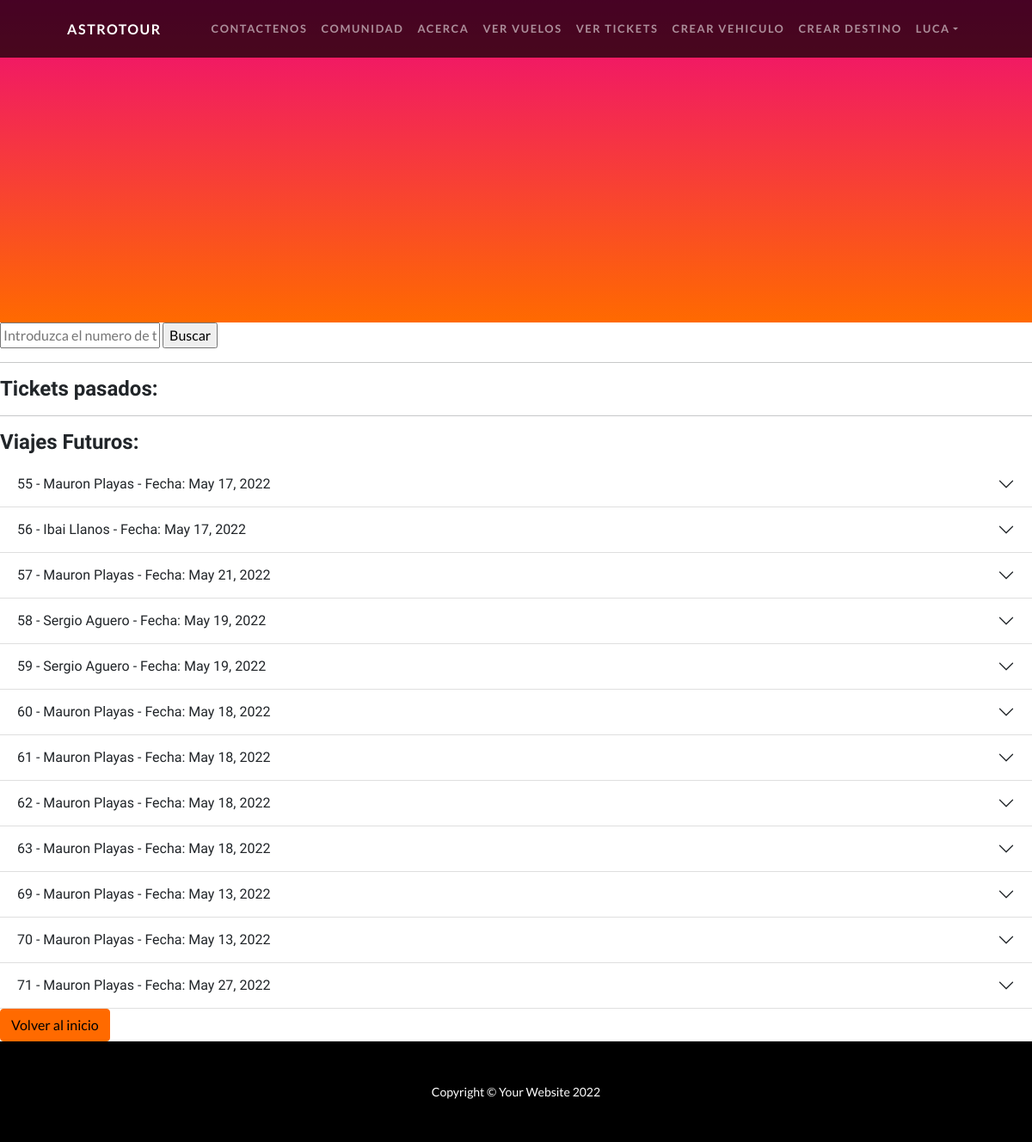
Page /viaje/tickets-admin (signed in) on the earlier database version.
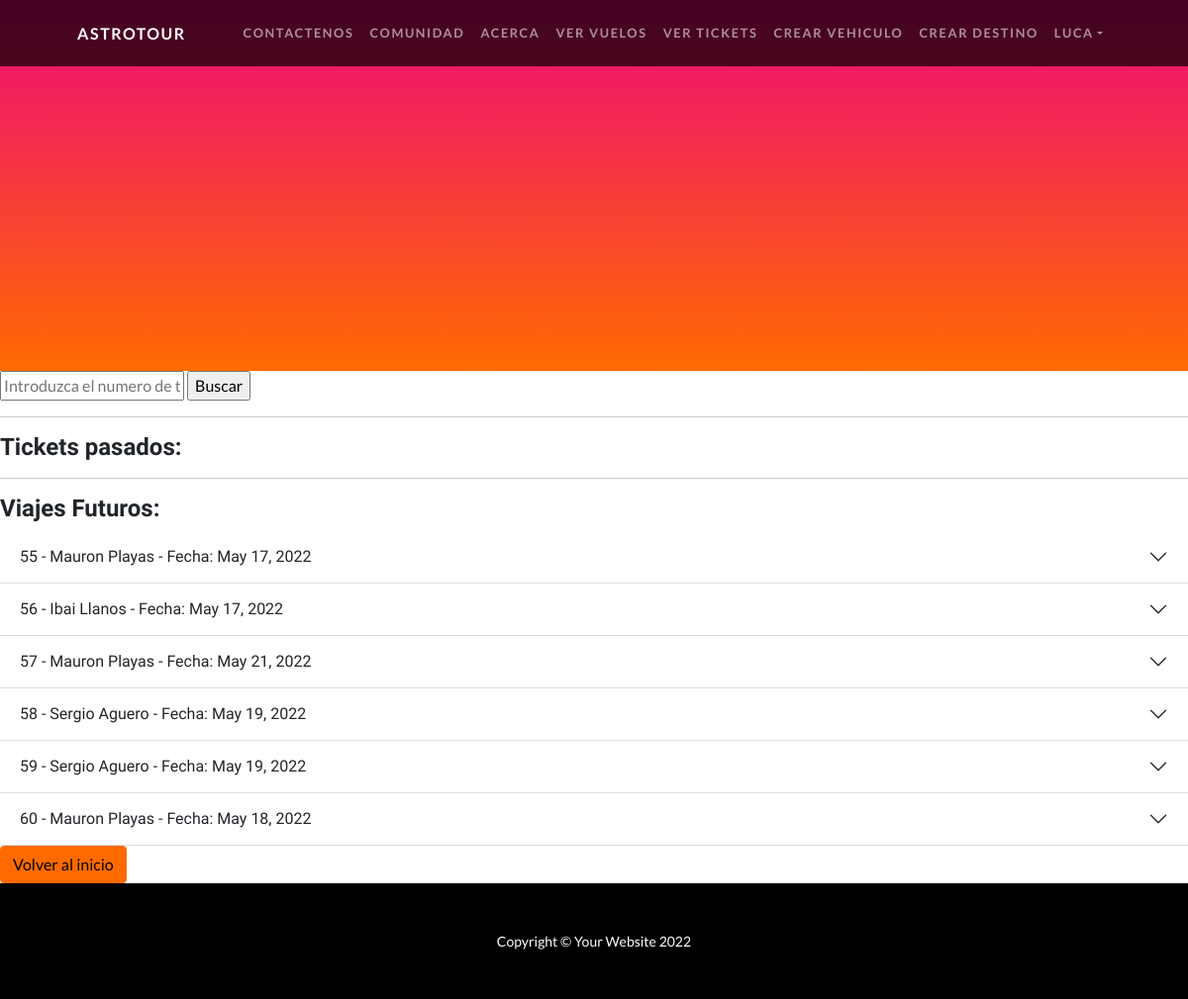
Same page on the later database version.
### Viajes/models.py (models this page shows, shortened)
class Ticket_abordaje(models.Model):
    usuario = models.ForeignKey(Astroturista, on_delete= models.CASCADE)
    destino = models.ForeignKey(Destino, on_delete= models.CASCADE)
    vehiculo = models.ForeignKey(Vehiculo, on_delete= models.CASCADE)
    precio = models.IntegerField(blank = True, null = True)
    tiempo = models.FloatField(blank = True, null = True)
    fecha = models.DateField(blank = True, null = True)
    codigo_qr = models.ImageField(upload_to = "imagen", null = True, blank = True)

### Usuario/models.py (models this page shows)
class Astroturista(models.Model):
    peso = models.IntegerField()
    pasaporte_espacial = models.IntegerField()
    nombre = models.CharField(max_length = 30)
    apellido = models.CharField(max_length = 30)
    email = models.EmailField()
    user = models.OneToOneField(User, on_delete=models.CASCADE)
    avatar = models.ImageField(upload_to = "avatares")
    def __str__(self):
        return f"{self.nombre} {self.apellido}"

### Viajes/views.py (the view)
# urls.py: path("tickets-admin", views.ver_tickets_admin, name = "Tickets-admin"),
@user_passes_test(lambda u: u.is_superuser)
def ver_tickets_admin(request):
    if request.method == "POST":
        id_ticket = request.POST["numero_ticket"]
        dato_ticket = Ticket_abordaje.objects.get(id = id_ticket)
        print("++++++++++")
        print(dato_ticket)
        ticket_contexto = dato_ticket
        return render(request, "ticket_buscado.html", {"ticket_contexto": ticket_contexto})
    else:
        tickets = Ticket_abordaje.objects.all()
        now = datetime.now().date()
        return render(request, "ver_tickets_admin.html", {"tickets": tickets, "fecha_hoy": now})

### Viajes/models.py (called while the page is built)
    def __str__(self):
        return f"{self.lugar}"

    def __str__(self):
        return f"{self.nombre_vehiculo}"

### Viajes/templates/ver_tickets_admin.html (shortened to what this page needs)
{% extends "padre.html" %}
{% load mathfilters %}
{% block ContenidoQueCambia %}
<section class="page-section" id="services">
    <form action="" method="POST"> {% csrf_token %}
        <input type="text" placeholder="Introduzca el numero de ticket" id = "numero_ticket" name = "numero_ticket"></input>
        <input type="submit" value = "Buscar">
    </form>
    <hr class="divider" />
    <h4>Tickets pasados:</h4>
    <hr class="divider" />
    <h4>Viajes Futuros:</h4>
    {% for ticket in tickets %}
        {% if ticket.fecha > fecha_hoy %}
            <div class="accordion accordion-flush" id="accordionFlushExample">
                <div class="accordion-item">
                <h2 class="accordion-header" id="flush-headingOne">
                    <button class="accordion-button collapsed" type="button" data-bs-toggle="collapse" data-bs-target="#flush-collapseOne{{ticket.id}}" aria-expanded="false" aria-controls="flush-collapseOne">
                        {{ticket.id}} - {{ticket.usuario}} - Fecha: {{ticket.fecha}}
                    </button>
                </h2>
            </div>
        {% endif %}
    {% endfor %}
    <a type = "btn" href = "{% url 'Inicio' %}" class="btn btn-secondary">Volver al inicio</a>
</section>
{% endblock ContenidoQueCambia %}

Differences in the rows shown:
removed Ticket_abordaje: id "61", usuario "Mauron Playas", fecha "May 18, 2022"
removed Ticket_abordaje: id "62", usuario "Mauron Playas", fecha "May 18, 2022"
removed Ticket_abordaje: id "63", usuario "Mauron Playas", fecha "May 18, 2022"
removed Ticket_abordaje: id "69", usuario "Mauron Playas", fecha "May 13, 2022"
removed Ticket_abordaje: id "70", usuario "Mauron Playas", fecha "May 13, 2022"
removed Ticket_abordaje: id "71", usuario "Mauron Playas", fecha "May 27, 2022"
